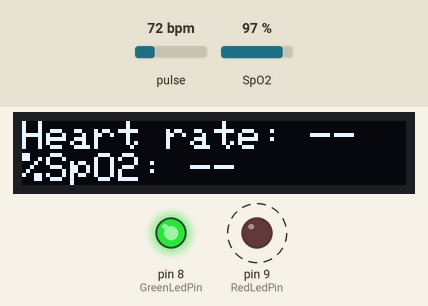
The sketch below on a simulated Arduino Uno, built with avr-gcc and run on an emulated ATmega328P. Parts: 96×16 one-colour display, output pins drawn as LEDs (lit = HIGH). Dashed ring = blinking. The inputs (shaded band) are chosen by the test bench; at power-on: pulse 72 bpm, SpO2 97 %. What the sketch prints to the serial monitor is not drawn.

Above: at 2.5 s.
2.6 s: pulse set to 130 bpm
At 3.82 s:
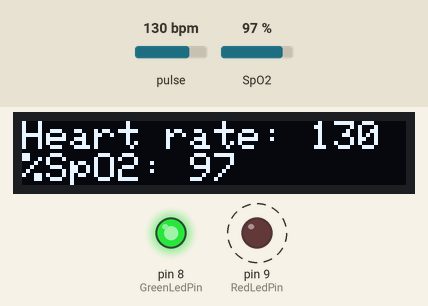
5.0 s: pulse set to 42 bpm
At 7.3 s:
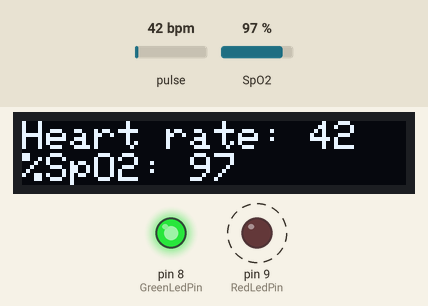
9.3 s: SpO2 set to 80 %
At 11.3 s:
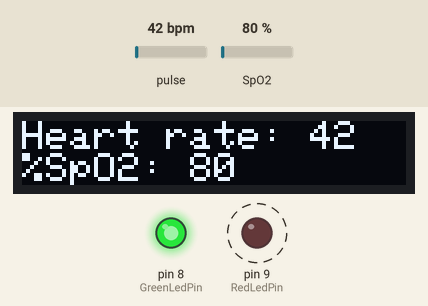
12.1 s: pulse set to 70 bpm
At 13.6 s:
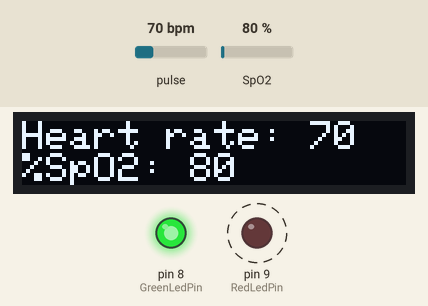
14.0 s: SpO2 set to 85 %
At 15.3 s:
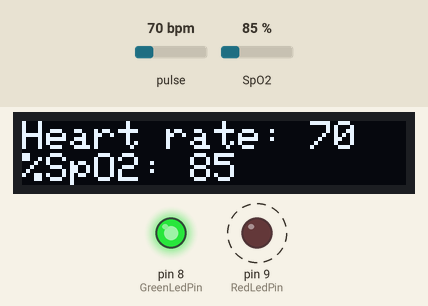
Timing chart, 0 to 17.0 s (numbered marks = the images above; inputs shaded):
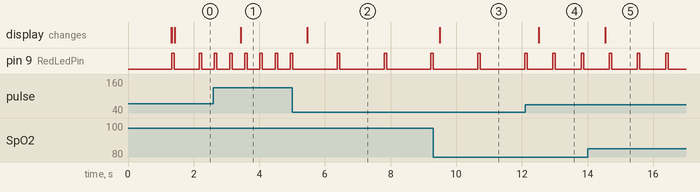

The sketch:

Version_1.3.0-Final.ino
```cpp
//Code written by RB2521
//This code is to be used for the University of Bath, Department of Electrical and Electronic Engineering, Project Week 2 - Digital Health Monitoring.

//NOTE - This Code uses Libraries to run the Heart rate click, OLED screen and Interfaces. These libraries need to be downloaded in order for this code to run.

//Loading the Libraries
#include <Wire.h>
#include "MAX30100_PulseOximeter.h"
#include <Adafruit_SSD1306.h>
#include <Adafruit_GFX.h>


//Defining a reporting period that does not change - used in a comparative statement
#define REPORTING_PERIOD_MS 1000

//Defining the dimensions of the OLED screen
#define OLED_WIDTH 96
#define OLED_HEIGHT 16

#define OLED_ADDR   0x3C

//Loading PulseOximeter. PulseOximeter is the higher level interface to the sensor providing: -Beat detection reporting, -SpO2 calculation and -Heart rate calculation
PulseOximeter pox;

uint32_t tsLastReport = 0;

//Configuring the OLED display
Adafruit_SSD1306 display(OLED_WIDTH, OLED_HEIGHT);

//Defining constant and variable variables.
const int TopButtonPin = 4;  // the number of the pushbutton pin
const int RedLedPin = 9;
const int BotButtonPin = 5;
const int GreenLedPin = 8;
int HeartRate = 0;
int SpO2Rate = 0;

//Function to define when a pulse is detected. Fires when a pulse is detected.
void onBeatDetected()
{
    digitalWrite(RedLedPin, HIGH);
    delay(75);
    digitalWrite(RedLedPin, LOW);
}


void setup() {
  Serial.begin(115200);
  // put your setup code here, to run once:
  pinMode(RedLedPin, OUTPUT);
  pinMode(GreenLedPin, OUTPUT);
  pinMode(TopButtonPin, INPUT);
  pinMode(BotButtonPin, INPUT);

  display.begin(SSD1306_SWITCHCAPVCC, OLED_ADDR);
  display.clearDisplay();

//For loop used ot hold the text on the screen. Using Delay makes the OLED screen become out of sync and hence no readings can be taken from the sensor.
for ( int i; i < 500; i++) {
    display.setTextSize(1);
    display.setTextColor(WHITE);
    display.setCursor(0, 0);
    display.println("Initializing");
    display.display();
  }
  //Initialize PuleOximeter. Self-handling failure detection. Failures are usually "due to an improper I2C wiring, missing power supply or wrong target chip"
  //https://github.com/gabriel-milan/Arduino-MAX30100/blob/master/examples/MAX30100_Minimal/MAX30100_Minimal.ino lines 46-47
  if (!pox.begin()) {
    digitalWrite(RedLedPin, HIGH);
    //Displays to the OLED screen if there is an error
    display.clearDisplay();
    display.setTextSize(1);
    display.setTextColor(WHITE);
    display.setCursor(0, 0);
    display.println("Setup failed.\nCheck connections");
    display.display();

    for (;;);
  }
  else {
    //Displays to the OLED screen if all setup is successful, then progresses to the following code.
    //Set the Green LED to HIGH
    digitalWrite(GreenLedPin, HIGH);

    //Clear the display
    display.clearDisplay();
    display.display();
    display.setTextSize(1);
    display.setTextColor(WHITE);
    display.setCursor(0, 0);
    display.println("Setup \nSuccessfull");
    display.display();

    display.clearDisplay();
    display.display();

    display.setTextSize(1);
    display.setTextColor(WHITE);
    display.setCursor(0, 0);
    display.println("Project Week 2 -Team 6!");
    display.display();
  }

//Register a callback for the beat detection function.
  pox.setOnBeatDetectedCallback(onBeatDetected);
}


void loop(){
  //Calling the update as quickly as possible
    pox.update();

    // Dump both heart rate and oxidation levels to the serial at the same time
    // For both, a value of 0 means "invalid"
    if (millis() - tsLastReport > REPORTING_PERIOD_MS) {

        //Display text to the OLED screen
        display.clearDisplay();
        display.setTextSize(1);
        display.setTextColor(WHITE);
        display.setCursor(0, 0);
        HeartRate = int(pox.getHeartRate());
        display.print("Heart rate: ");
        //Improved UI. Displays "--" instead of 0
        if (HeartRate == 0){
          display.print("--");
        } else {
          //Prints heart rate to both the serial monitor and the OLED screen
          display.print(HeartRate);
          Serial.print(HeartRate);
          Serial.print("\n");
        }
        SpO2Rate = int(pox.getSpO2());
        display.print("\n%SpO2: ");
        //Improved UI. Displays "--" instead of 0
        if (SpO2Rate == 0) {
          display.print("--");
        } else {
          //Prints heart rate to both the serial monitor and the OLED screen
          display.print(SpO2Rate);
          Serial.print(SpO2Rate);
          Serial.print("\n");
        }
        //Updates the display
        display.display();

        tsLastReport = millis();
    }
}
```

Measured:
- after the input at 2.6 s, pin 9 (RedLedPin): alternates HIGH for 0.08 s and LOW for 0.39 s, starting at once; the display: changes after 0.84 s (image 1)
- after the input at 5.0 s, pin 9 (RedLedPin): alternates HIGH for 0.08 s and LOW for 1.4 s, starting after 1.4 s; the display: changes after 0.46 s (image 2)
- after the input at 9.3 s, the display: changes after 0.19 s (image 3)
- after the input at 12.1 s, the display: changes after 0.42 s (image 4)
- after the input at 14.0 s, the display: changes after 0.54 s (image 5)
- by itself, pin 9 (RedLedPin): alternates HIGH for 0.08 s and LOW for 0.76 s
